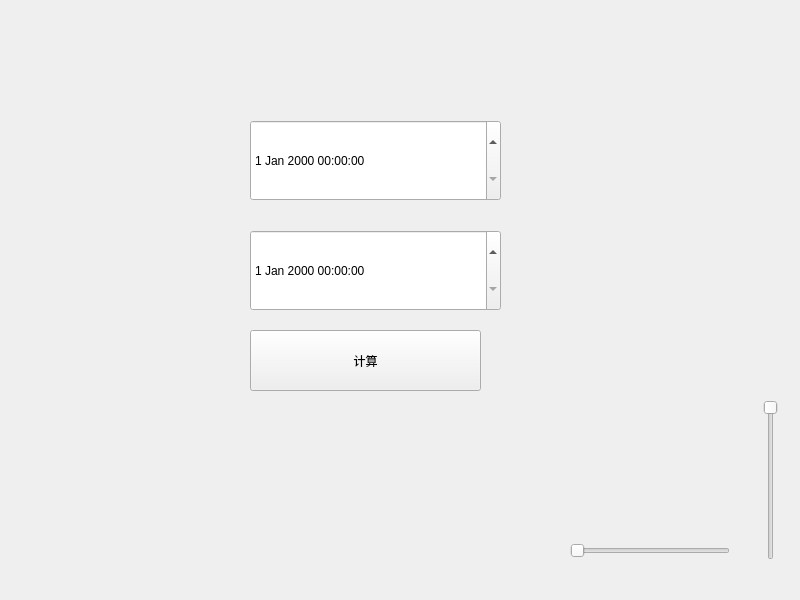
<?xml version="1.0" encoding="UTF-8"?>
<ui version="4.0">
 <class>Widget</class>
 <widget class="QWidget" name="Widget">
  <property name="geometry">
   <rect>
    <x>0</x>
    <y>0</y>
    <width>800</width>
    <height>600</height>
   </rect>
  </property>
  <property name="windowTitle">
   <string>Widget</string>
  </property>
  <widget class="QDateTimeEdit" name="dateTimeEdit">
   <property name="geometry">
    <rect>
     <x>250</x>
     <y>120</y>
     <width>251</width>
     <height>81</height>
    </rect>
   </property>
  </widget>
  <widget class="QDateTimeEdit" name="dateTimeEdit_2">
   <property name="geometry">
    <rect>
     <x>250</x>
     <y>230</y>
     <width>251</width>
     <height>81</height>
    </rect>
   </property>
  </widget>
  <widget class="QPushButton" name="pushButton">
   <property name="geometry">
    <rect>
     <x>250</x>
     <y>330</y>
     <width>231</width>
     <height>61</height>
    </rect>
   </property>
   <property name="text">
    <string>计算</string>
   </property>
  </widget>
  <widget class="QLabel" name="label">
   <property name="geometry">
    <rect>
     <x>250</x>
     <y>430</y>
     <width>221</width>
     <height>71</height>
    </rect>
   </property>
   <property name="text">
    <string/>
   </property>
  </widget>
  <widget class="QSlider" name="horizontalSlider">
   <property name="geometry">
    <rect>
     <x>570</x>
     <y>540</y>
     <width>160</width>
     <height>22</height>
    </rect>
   </property>
   <property name="orientation">
    <enum>Qt::Horizontal</enum>
   </property>
  </widget>
  <widget class="QSlider" name="verticalSlider">
   <property name="geometry">
    <rect>
     <x>760</x>
     <y>400</y>
     <width>22</width>
     <height>160</height>
    </rect>
   </property>
   <property name="orientation">
    <enum>Qt::Vertical</enum>
   </property>
   <property name="invertedAppearance">
    <bool>true</bool>
   </property>
  </widget>
 </widget>
 <resources/>
 <connections/>
</ui>
